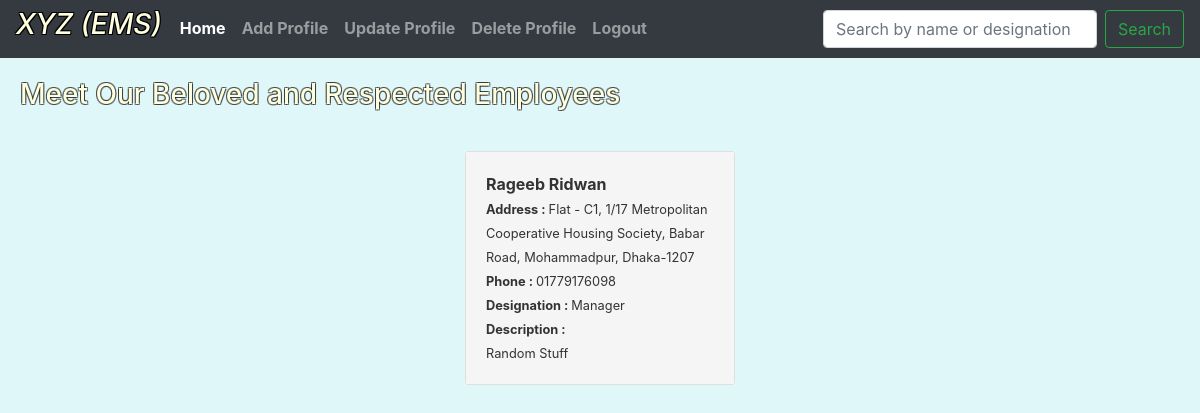
Page /home/ (signed in) on the earlier database version.
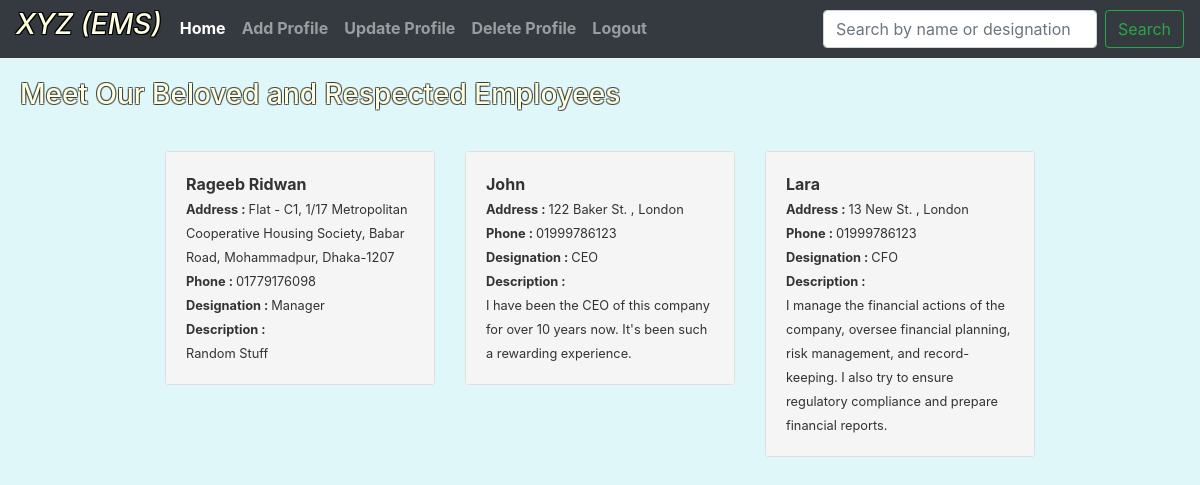
Same page on the later database version.
### user/models.py (models this page shows, shortened)
class Profile(models.Model):
    user = models.OneToOneField(User, on_delete=models.CASCADE)
    name = models.CharField(max_length=100)
    address = models.TextField()
    phone_number = models.CharField(max_length=15, validators=[validate_phone_number])
    salary = models.DecimalField(max_digits=10, decimal_places=2)
    designation = models.CharField(max_length=100)
    description = models.TextField()

### EMS/views.py (the view)
# urls.py: 2. Add a URL to urlpatterns:  path('', views.home, name='home')
@login_required
def home(request):
    query = request.GET.get("q")
    if query:
        data = Profile.objects.filter(
            Q(name__icontains=query)
            | Q(designation__icontains=query)
        )
    else:
        data = Profile.objects.all()
    return render(request, "home.html", {"data": data})

### templates/home.html
{% extends 'base.html'%} {% block content %}
<div
  style="
    margin-left: 20px;
    margin-top: 20px;
    color: #ffffe0;
    text-shadow: -1px -1px 0 rgba(0, 0, 0, 0.5), 1px -1px 0 rgba(0, 0, 0, 0.5),
      -1px 1px 0 rgba(0, 0, 0, 0.5), 1px 1px 0 rgba(0, 0, 0, 0.5);
  "
>
  <h3>Meet Our Beloved and Respected Employees</h3>
</div>
<div class="d-flex flex-wrap justify-content-center" style="margin-top: 20px">
  {% for p in data %}
  <div class="col-sm-3">
    <div class="card" style="margin-top: 20px">
      <div class="card-body" style="background-color: #f5f5f5; color: #333333">
        <large class="card-title"><b>{{p.name}}</b></large>
        <br /><small><b>Address : </b>{{p.address}}</small> <br /><small
          ><b>Phone : </b>{{p.phone_number}}</small
        >
        <br /><small><b>Designation : </b>{{p.designation}}</small>
        <br /><small>
          <b>Description : </b>
          <br />
          {{p.description}}
        </small>
        <br />
      </div>
    </div>
  </div>
  {% endfor%}
</div>
{% endblock %}

Differences in the rows shown:
added Profile: name "John", address "122 Baker St. , London", phone_number "01999786123", designation "CEO", description "I have been the CEO of this company for over 10 years now. It's been such a rewarding experience."
added Profile: name "Lara", address "13 New St. , London", phone_number "01999786123", designation "CFO", description "I manage the financial actions of the company, oversee financial planning, risk management, and record-keeping. I also try to ensure regulatory compliance and prepare financial reports."
